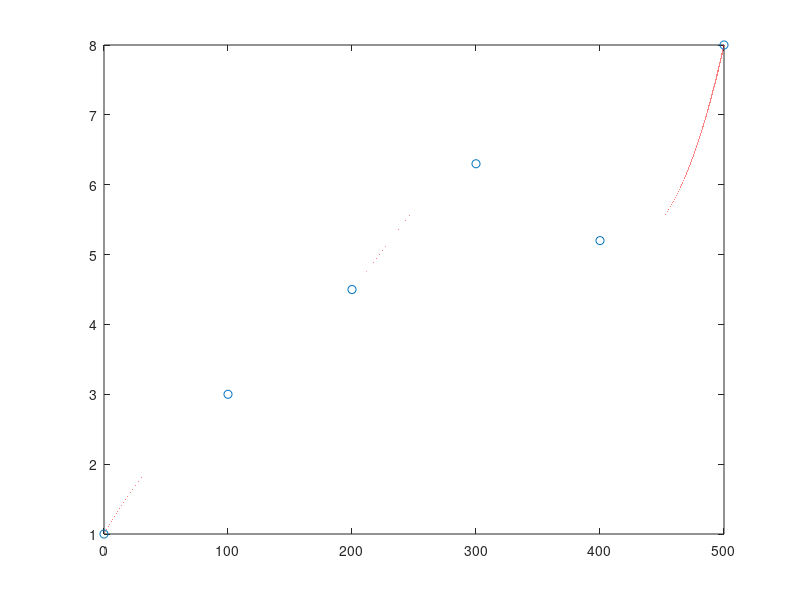
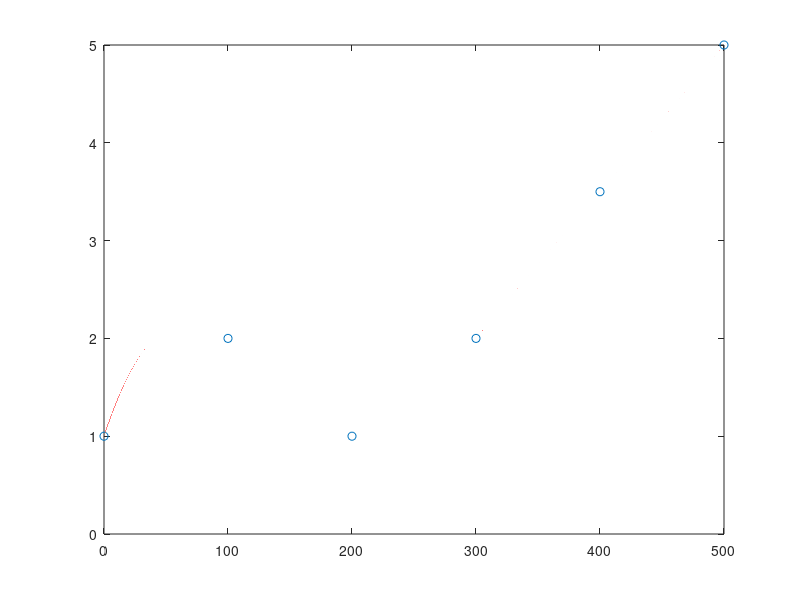
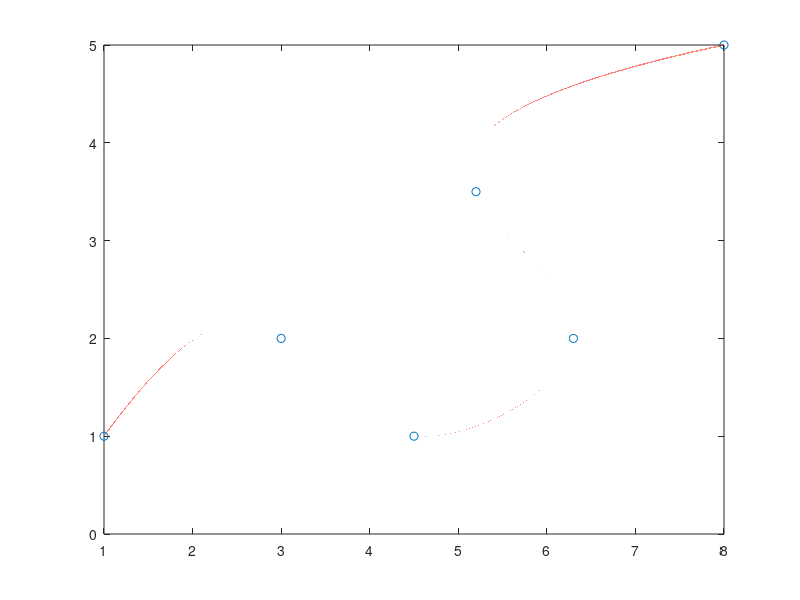
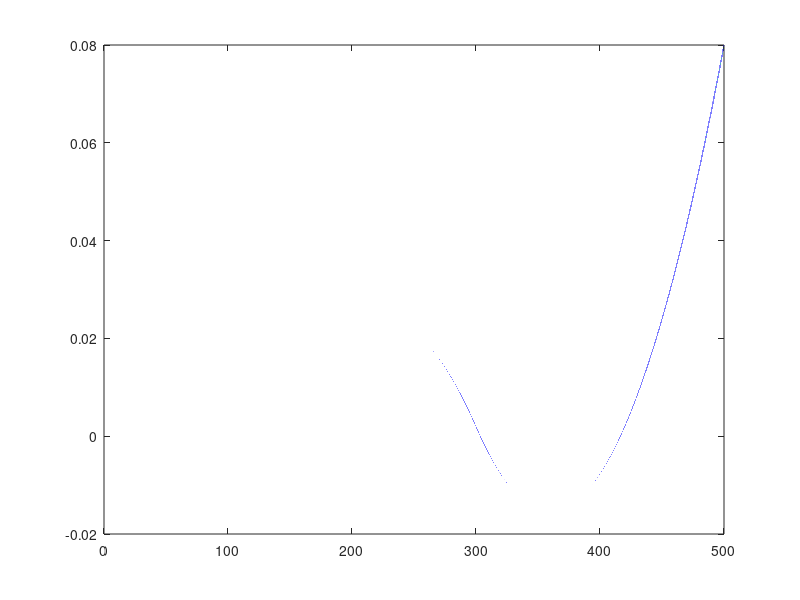

Recreate these plots in MATLAB, in order.
clc;clear;close all;
% A = [1,1];
% B = [3,2];
% C = [4.5,1];
% D = [6.3,2];
% E = [5.2,3.5];
% F = [8,5];

x = [1 3 4.5 6.3 5.2 8]
y = [1 2 1 2 3.5 5]
t = [0 20 40 60 80 100]*5
% px = polyfit(t,x,5);
% py = polyfit(t,y,5);
h = 1e-3;
dt = h;
t1 = 0:h:100*5;

x1 = interp1(t,x,t1,'spline');
y1 = interp1(t,y,t1,'spline');

% x1 = polyval(px,t1);
% y1 = polyval(py,t1);

figure
plot(t,x,'o')
hold on
plot(t1,x1)

figure
plot(t,y,'o')
hold on
plot(t1,y1)

figure
plot(x,y,'o')
hold on
plot(x1,y1)



vx = diff(x1)/dt;
vy = diff(y1)/dt;
ax = diff(vx)/dt;
ay = diff(vy)/dt;
figure;
plot(t1(1:end-1),vx);
figure;
plot(t1(1:end-1),vy);
figure;
plot(t1(1:end-2),ax);
figure;
plot(t1(1:end-2),ay);



